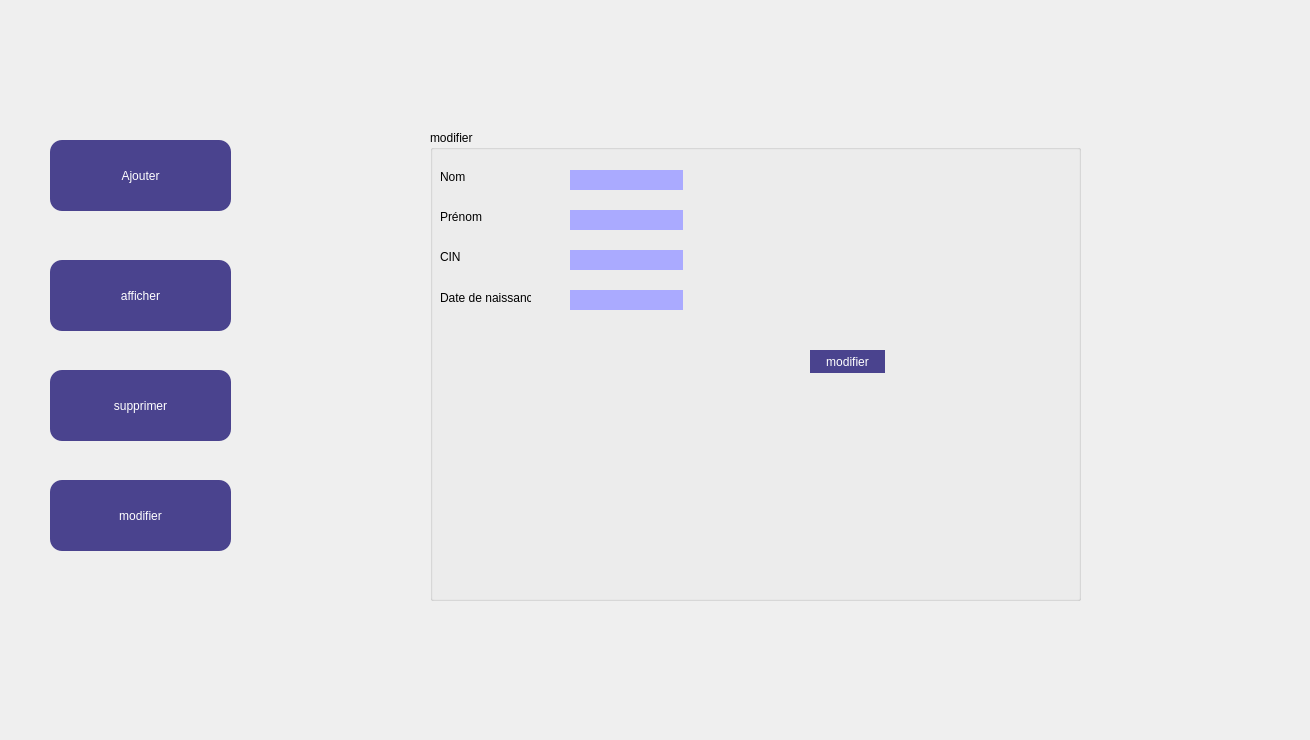
    <widget class="QWidget" name="page_4">
     <widget class="QLabel" name="label_9">
      <property name="geometry">
       <rect>
        <x>0</x>
        <y>0</y>
        <width>1301</width>
        <height>731</height>
       </rect>
      </property>
      <property name="text">
       <string/>
      </property>
      <property name="pixmap">
       <pixmap>../backgrr (1).png</pixmap>
      </property>
      <property name="scaledContents">
       <bool>true</bool>
      </property>
     </widget>
     <widget class="QPushButton" name="pushButton_15">
      <property name="geometry">
       <rect>
        <x>50</x>
        <y>370</y>
        <width>181</width>
        <height>71</height>
       </rect>
      </property>
      <property name="styleSheet">
       <string notr="true">QPushButton {
background-color: rgb(74, 67, 142);
color: rgb(255, 255, 255);
border-radius: 12px;
font: 87 italic 8pt &quot;Segoe UI Black&quot;;
}
QPushButton:hover:!pressed
{
	
	background-color: rgb(179, 126, 179);
}
</string>
      </property>
      <property name="text">
       <string>supprimer</string>
      </property>
     </widget>
     <widget class="QPushButton" name="pushButton_16">
      <property name="geometry">
       <rect>
        <x>50</x>
        <y>260</y>
        <width>181</width>
        <height>71</height>
       </rect>
      </property>
      <property name="styleSheet">
       <string notr="true">QPushButton {
background-color: rgb(74, 67, 142);
color: rgb(255, 255, 255);
border-radius: 12px;
font: 87 italic 8pt &quot;Segoe UI Black&quot;;
}
QPushButton:hover:!pressed
{
	
	background-color: rgb(179, 126, 179);
}
</string>
      </property>
      <property name="text">
       <string>afficher</string>
      </property>
     </widget>
     <widget class="QPushButton" name="pushButton_17">
      <property name="geometry">
       <rect>
        <x>50</x>
        <y>140</y>
        <width>181</width>
        <height>71</height>
       </rect>
      </property>
      <property name="styleSheet">
       <string notr="true">QPushButton {
background-color: rgb(74, 67, 142);
color: rgb(255, 255, 255);
border-radius: 12px;
font: 87 italic 8pt &quot;Segoe UI Black&quot;;
}
QPushButton:hover:!pressed
{
	
	background-color: rgb(179, 126, 179);
}
</string>
      </property>
      <property name="text">
       <string>Ajouter</string>
      </property>
     </widget>
     <widget class="QPushButton" name="pushButton_18">
      <property name="geometry">
       <rect>
        <x>50</x>
        <y>480</y>
        <width>181</width>
        <height>71</height>
       </rect>
      </property>
      <property name="styleSheet">
       <string notr="true">QPushButton {
background-color: rgb(74, 67, 142);
color: rgb(255, 255, 255);
border-radius: 12px;
font: 87 italic 8pt &quot;Segoe UI Black&quot;;
}
QPushButton:hover:!pressed
{
	
	background-color: rgb(179, 126, 179);
}
</string>
      </property>
      <property name="text">
       <string>modifier</string>
      </property>
     </widget>
     <widget class="QGroupBox" name="groupBox_3">
      <property name="geometry">
       <rect>
        <x>430</x>
        <y>130</y>
        <width>651</width>
        <height>471</height>
       </rect>
      </property>
      <property name="title">
       <string>modifier</string>
      </property>
      <widget class="QLabel" name="label_10">
       <property name="geometry">
        <rect>
         <x>10</x>
         <y>40</y>
         <width>47</width>
         <height>13</height>
        </rect>
       </property>
       <property name="styleSheet">
        <string notr="true"/>
       </property>
       <property name="text">
        <string>Nom</string>
       </property>
      </widget>
      <widget class="QLabel" name="label_11">
       <property name="geometry">
        <rect>
         <x>10</x>
         <y>80</y>
         <width>47</width>
         <height>13</height>
        </rect>
       </property>
       <property name="text">
        <string>Prénom</string>
       </property>
      </widget>
      <widget class="QLabel" name="label_12">
       <property name="geometry">
        <rect>
         <x>10</x>
         <y>120</y>
         <width>47</width>
         <height>13</height>
        </rect>
       </property>
       <property name="text">
        <string>CIN</string>
       </property>
      </widget>
      <widget class="QLineEdit" name="lineEdit_6">
       <property name="geometry">
        <rect>
         <x>140</x>
         <y>40</y>
         <width>113</width>
         <height>20</height>
        </rect>
       </property>
       <property name="styleSheet">
        <string notr="true">background-color: rgb(170, 170, 255);
color: rgb(255, 255, 255);
border-radius: 12px;
font: 87 italic 8pt &quot;Segoe UI Black&quot;;</string>
       </property>
      </widget>
      <widget class="QLineEdit" name="lineEdit_7">
       <property name="geometry">
        <rect>
         <x>140</x>
         <y>80</y>
         <width>113</width>
         <height>20</height>
        </rect>
       </property>
       <property name="styleSheet">
        <string notr="true">background-color: rgb(170, 170, 255);
color: rgb(255, 255, 255);
border-radius: 12px;
font: 87 italic 8pt &quot;Segoe UI Black&quot;;</string>
       </property>
      </widget>
      <widget class="QLineEdit" name="lineEdit_8">
       <property name="geometry">
        <rect>
         <x>140</x>
         <y>120</y>
         <width>113</width>
         <height>20</height>
        </rect>
       </property>
       <property name="styleSheet">
        <string notr="true">background-color: rgb(170, 170, 255);
color: rgb(255, 255, 255);
border-radius: 12px;
font: 87 italic 8pt &quot;Segoe UI Black&quot;;</string>
       </property>
      </widget>
      <widget class="QLabel" name="label_13">
       <property name="geometry">
        <rect>
         <x>10</x>
         <y>160</y>
         <width>91</width>
         <height>16</height>
        </rect>
       </property>
       <property name="text">
        <string>Date de naissance</string>
       </property>
      </widget>
      <widget class="QLineEdit" name="lineEdit_9">
       <property name="geometry">
        <rect>
         <x>140</x>
         <y>160</y>
         <width>113</width>
         <height>20</height>
        </rect>
       </property>
       <property name="styleSheet">
        <string notr="true">background-color: rgb(170, 170, 255);
color: rgb(255, 255, 255);
border-radius: 12px;
font: 87 italic 8pt &quot;Segoe UI Black&quot;;</string>
       </property>
      </widget>
      <widget class="QPushButton" name="pushButton_19">
       <property name="geometry">
        <rect>
         <x>380</x>
         <y>220</y>
         <width>75</width>
         <height>23</height>
        </rect>
       </property>
       <property name="styleSheet">
        <string notr="true">QPushButton {
background-color: rgb(74, 67, 142);
color: rgb(255, 255, 255);
border-radius: 12px;
font: 87 italic 8pt &quot;Segoe UI Black&quot;;
}
QPushButton:hover:!pressed
{
	
	background-color: rgb(179, 126, 179);
}
</string>
       </property>
       <property name="text">
        <string>modifier</string>
       </property>
      </widget>
     </widget>
    </widget>
